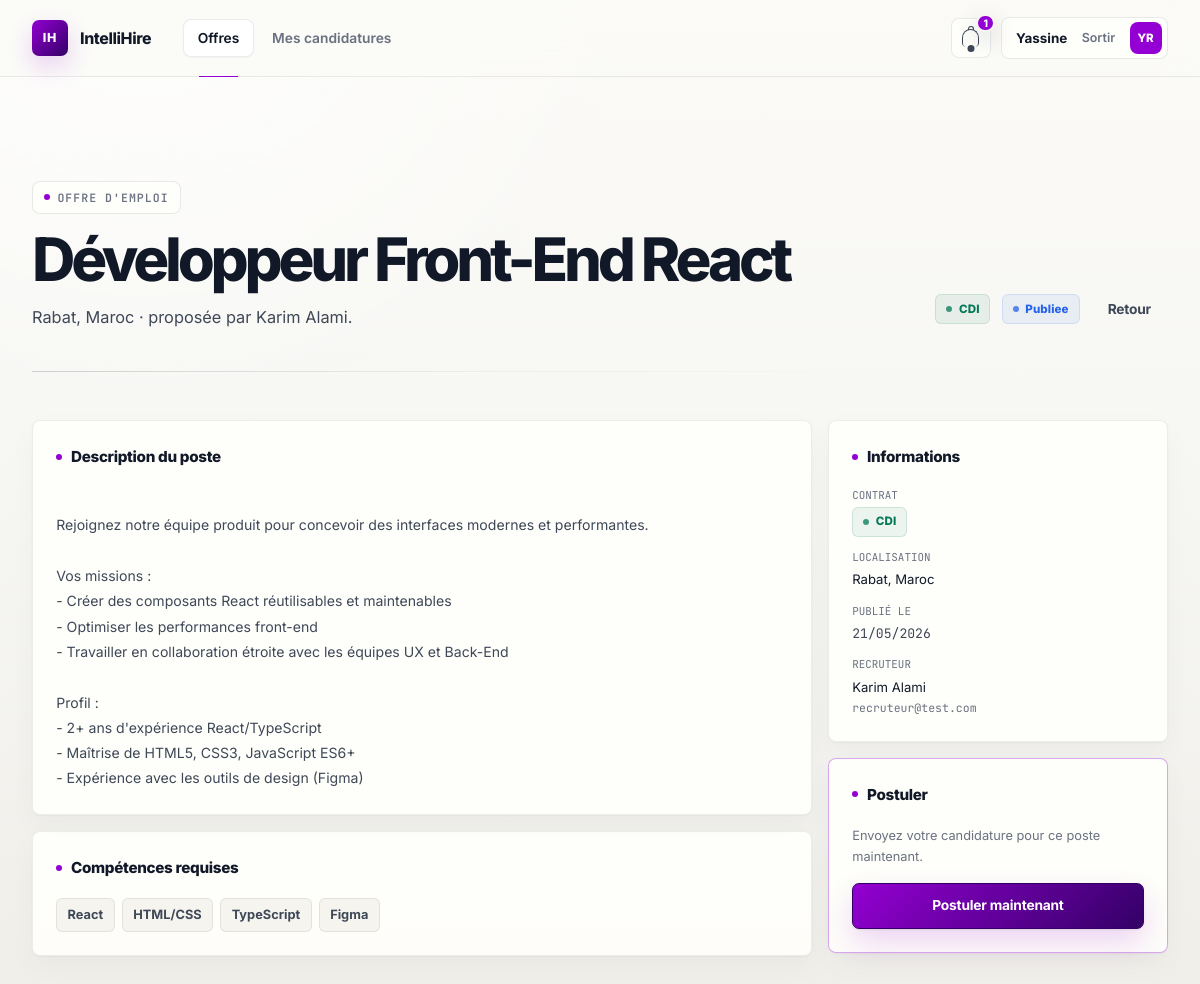
The page /index.php?url=offres/detail/2 (signed in) on the database its author committed.
### tables this page shows
CREATE TABLE `offre_emploi` (
  `id_offre`     INT AUTO_INCREMENT PRIMARY KEY,
  `titre`        VARCHAR(255) NOT NULL,
  `description`  TEXT NOT NULL,
  `type_contrat` ENUM('CDI','CDD','Stage','Freelance') NOT NULL DEFAULT 'CDI',
  `localisation` VARCHAR(255) DEFAULT '',
  `statut`       ENUM('Brouillon','Publiee','Cloturee','Archivee') NOT NULL DEFAULT 'Brouillon',
  `id_recruteur` INT DEFAULT NULL,
  `created_at`   DATETIME NOT NULL DEFAULT CURRENT_TIMESTAMP,
  `updated_at`   DATETIME NOT NULL DEFAULT CURRENT_TIMESTAMP ON UPDATE CURRENT_TIMESTAMP,
  FOREIGN KEY (`id_recruteur`) REFERENCES `utilisateur`(`id_user`) ON DELETE SET NULL
);

CREATE TABLE `utilisateur` (
  `id_user`      INT AUTO_INCREMENT PRIMARY KEY,
  `nom`          VARCHAR(100) NOT NULL,
  `prenom`       VARCHAR(100) NOT NULL,
  `email`        VARCHAR(191) NOT NULL UNIQUE,
  `mot_de_passe` VARCHAR(255) NOT NULL,
  `id_role`      INT NOT NULL,
  `actif`        TINYINT(1) NOT NULL DEFAULT 1,
  `created_at`   DATETIME NOT NULL DEFAULT CURRENT_TIMESTAMP,
  `updated_at`   DATETIME NOT NULL DEFAULT CURRENT_TIMESTAMP ON UPDATE CURRENT_TIMESTAMP,
  FOREIGN KEY (`id_role`) REFERENCES `role`(`id_role`) ON DELETE RESTRICT
);

CREATE TABLE `competence` (
  `id_competence` INT AUTO_INCREMENT PRIMARY KEY,
  `nom`           VARCHAR(100) NOT NULL UNIQUE,
  `created_at`    DATETIME NOT NULL DEFAULT CURRENT_TIMESTAMP
);

### public/index.php (called while the page is built, shortened)
<?php
spl_autoload_register(function (string $class): void {
    $dirs = [
        ROOT . '/config/',
        ROOT . '/app/core/',
        ROOT . '/app/models/',
        ROOT . '/app/services/',
        ROOT . '/app/controllers/',
    ];
    foreach ($dirs as $dir) {
        $file = $dir . $class . '.php';
        if (file_exists($file)) {
            return;
        }
    }
});
$app = new App();
$app->run();

### config/database.php (called while the page is built, shortened)
<?php
class Database
{
    private static ?Database $instance = null;
    private PDO $connection;
    private function __construct()
    {
        $this->host     = $this->env('DB_HOST', 'localhost');
        $this->dbname   = $this->env('DB_NAME', 'intellihire');
        $this->username = $this->env('DB_USER', 'root');
        $this->password = $this->env('DB_PASS', '');
        $this->charset  = $this->env('DB_CHARSET', 'utf8mb4');
        $dsn = "mysql:host={$this->host};dbname={$this->dbname};charset={$this->charset}";
        $options = [
            PDO::ATTR_ERRMODE            => PDO::ERRMODE_EXCEPTION,
            PDO::ATTR_DEFAULT_FETCH_MODE => PDO::FETCH_ASSOC,
            PDO::ATTR_EMULATE_PREPARES   => false,
        ];
        try {
            $this->connection = new PDO($dsn, $this->username, $this->password, $options);
        } catch (PDOException $e) {
            die('<div style="font-family:monospace;background:#0d1520;color:#f43f5e;padding:2rem;border-radius:8px;margin:2rem auto;max-width:600px">
                <h2>❌ Erreur de connexion à la base de données</h2>
                <p>' . htmlspecialchars($e->getMessage()) . '</p>
                <p style="color:#94a3b8;font-size:.85rem">Vérifiez <code>config/database.php</code> et assurez-vous que MySQL est démarré.</p>
            </div>');
        }
    }
    public static function getInstance(): static
    {
        if (self::$instance === null) {
            self::$instance = new static();
        }
        return self::$instance;
    }
    public function getConnection(): PDO
    {
        return $this->connection;
    }
    private function env(string $key, string $default): string
    {
        $value = getenv($key);
        return $value === false ? $default : $value;
    }
}

### app/controllers/OffreController.php (called while the page is built, shortened)
<?php
class OffreController
{
    private OffreService $offreService;
    public function __construct()
    {
        $this->offreService    = new OffreService();
    }
    public function detail(?string $id): void
    {
        $offre       = $this->offreService->findById((int)$id);
        $competences = $this->offreService->getCompetences((int)$id);
        require ROOT . '/app/views/offres/detail.php';
    }
}

### app/services/OffreService.php (called while the page is built, shortened)
<?php
class OffreService extends BaseService
{
    public function __construct() { $this->model = new Offre(); }
    public function getCompetences(int $id_offre): array
    {
        return $this->model->getCompetences($id_offre);
    }
}

### app/models/BaseModel.php (called while the page is built, shortened)
<?php
abstract class BaseModel
{
    public function __construct()
    {
        $this->db = Database::getInstance()->getConnection();
    }
}

### app/models/Offre.php (called while the page is built, shortened)
<?php
class Offre extends BaseModel
{
    public function findById(int $id): array|false
    {
        $stmt = $this->db->prepare(
            "SELECT o.*, u.nom, u.prenom, u.email
             FROM offre_emploi o
             LEFT JOIN utilisateur u ON o.id_recruteur = u.id_user
             WHERE o.id_offre = ?"
        );
        $stmt->execute([$id]);
        return $stmt->fetch();
    }
    public function getCompetences(int $id_offre): array
    {
        $stmt = $this->db->prepare(
            "SELECT c.* FROM competence c
             JOIN competence_offre co ON c.id_competence = co.id_competence
             WHERE co.id_offre = ?"
        );
        $stmt->execute([$id_offre]);
        return $stmt->fetchAll();
    }
}

### app/services/BaseService.php (called while the page is built, shortened)
<?php
abstract class BaseService
{
    protected BaseModel $model;
    public function findById(int $id): array|false  { return $this->model->findById($id); }
}

### app/core/Auth.php (called while the page is built, shortened)
<?php
class Auth
{
    public static function role(): ?string
    {
        return $_SESSION['role'] ?? null;
    }
}

### app/views/offres/detail.php (the view, shortened to what this page needs)
<?php require ROOT . '/app/views/layouts/header.php'; ?>
<div class="page-header">
  <div>
    <span class="page-eyebrow">Offre d'emploi</span>
    <h1><?= htmlspecialchars($offre['titre']) ?></h1>
    <p><?= htmlspecialchars($offre['localisation'] ?: 'Localisation non précisée') ?> · proposée par <?= htmlspecialchars($offre['prenom'] . ' ' . $offre['nom']) ?>.</p>
  </div>
  <div class="ph-actions">
    <span class="badge badge-<?= strtolower($offre['type_contrat']) ?>"><?= $offre['type_contrat'] ?></span>
    <span class="badge badge-<?= strtolower($offre['statut']) ?>"><?= $offre['statut'] ?></span>
    <a href="<?= BASE_URL ?>/index.php?url=offres" class="btn btn-ghost">Retour</a>
  </div>
</div>
<div class="detail-grid">
  <div class="detail-main">
    <div class="card">
      <div class="card-title">Description du poste</div>
      <div style="color:var(--text-secondary);line-height:1.8;font-size:.88rem;white-space:pre-line">
        <?= htmlspecialchars($offre['description']) ?>
      </div>
    </div>
    <?php if (!empty($competences)): ?>
    <div class="card">
      <div class="card-title">Compétences requises</div>
      <div class="comp-chips">
        <?php foreach ($competences as $comp): ?>
          <span class="comp-chip"><?= htmlspecialchars($comp['nom']) ?></span>
        <?php endforeach; ?>
      </div>
    </div>
    <?php endif; ?>
  </div>
  <div class="detail-side">
    <div class="card">
      <div class="card-title">Informations</div>
      <div style="display:flex;flex-direction:column;gap:.75rem;font-size:.82rem">
        <div>
          <div style="color:var(--text-muted);font-size:.68rem;font-family:var(--font-mono);text-transform:uppercase;margin-bottom:.15rem">Contrat</div>
          <div class="badge badge-<?= strtolower($offre['type_contrat']) ?>"><?= $offre['type_contrat'] ?></div>
        </div>
        <div>
          <div style="color:var(--text-muted);font-size:.68rem;font-family:var(--font-mono);text-transform:uppercase;margin-bottom:.15rem">Localisation</div>
          <div style="color:var(--text-primary)"><?= htmlspecialchars($offre['localisation'] ?: 'Non précisée') ?></div>
        </div>
        <div>
          <div style="color:var(--text-muted);font-size:.68rem;font-family:var(--font-mono);text-transform:uppercase;margin-bottom:.15rem">Publié le</div>
          <div style="color:var(--text-secondary);font-family:var(--font-mono)"><?= date('d/m/Y', strtotime($offre['created_at'])) ?></div>
        </div>
        <div>
          <div style="color:var(--text-muted);font-size:.68rem;font-family:var(--font-mono);text-transform:uppercase;margin-bottom:.15rem">Recruteur</div>
          <div style="color:var(--text-primary)"><?= htmlspecialchars($offre['prenom'] . ' ' . $offre['nom']) ?></div>
          <div style="color:var(--text-muted);font-size:.72rem;font-family:var(--font-mono)"><?= htmlspecialchars($offre['email'] ?? '') ?></div>
        </div>
      </div>
    </div>
    <?php if ($offre['statut'] === 'Publiee' && Auth::role() === 'CANDIDAT'): ?>
    <div class="card" style="border-color:rgba(148,0,211,.34)">
      <div class="card-title">Postuler</div>
      <p style="font-size:.8rem;color:var(--text-muted);margin-bottom:1rem">Envoyez votre candidature pour ce poste maintenant.</p>
      <a href="<?= BASE_URL ?>/index.php?url=candidatures/postuler/<?= $offre['id_offre'] ?>" class="btn btn-primary btn-full">Postuler maintenant</a>
    </div>
    <?php endif; ?>
  </div>
</div>
<?php require ROOT . '/app/views/layouts/footer.php'; ?>

### app/core/App.php (shortened to what this page needs)
<?php
class App
{
    public function run(): void
    {
        $url    = trim($_GET['url'] ?? 'dashboard', '/');
        $parts  = explode('/', $url);
        $segment0 = $parts[0] ?? '';
        $segment1 = $parts[1] ?? '';
        $segment2 = $parts[2] ?? null;
        $action = $segment1 ?: 'index';
        $param  = $segment2;
        $candidates = [ucfirst($segment0) . 'Controller'];
        if (str_ends_with($segment0, 's')) {
            $candidates[] = ucfirst(rtrim($segment0, 's')) . 'Controller';
        }
        foreach ($candidates as $controllerName) {
            if (class_exists($controllerName)) {
                $controller = new $controllerName();
                if (method_exists($controller, $action)) {
                    $controller->$action($param);
                    return;
                }
                break;
            }
        }
    }
}

### rows shown on the page
offre_emploi: titre "Développeur Front-End React", localisation "Rabat, Maroc", id_recruteur.nom "Karim Alami", type_contrat "CDI", statut "Publiee", description "Rejoignez notre équipe produit pour concevoir des interfaces modernes et performantes. Vos missions : - Créer des composants React réutilisables et maintenables - Optimiser les performances front-end - Travailler en collaboration étroite avec les équipes UX et Back-End Profil : - 2+ ans d'expérience React/TypeScript - Maîtrise de HTML5, CSS3, JavaScript ES6+ - Expérience avec les outils de design (Figma)", created_at "21/05/2026", id_recruteur.email "recruteur@test.com"
competence: nom "React"
competence: nom "HTML/CSS"
competence: nom "TypeScript"
competence: nom "Figma"
